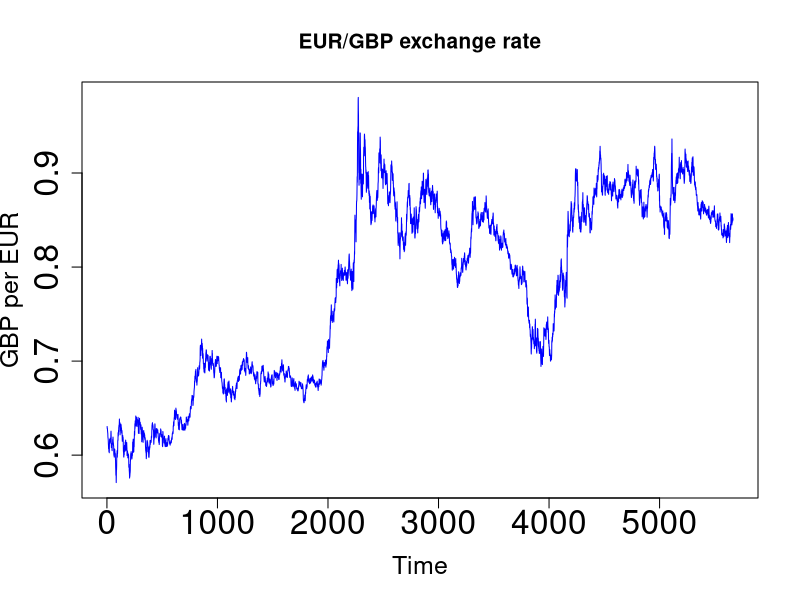
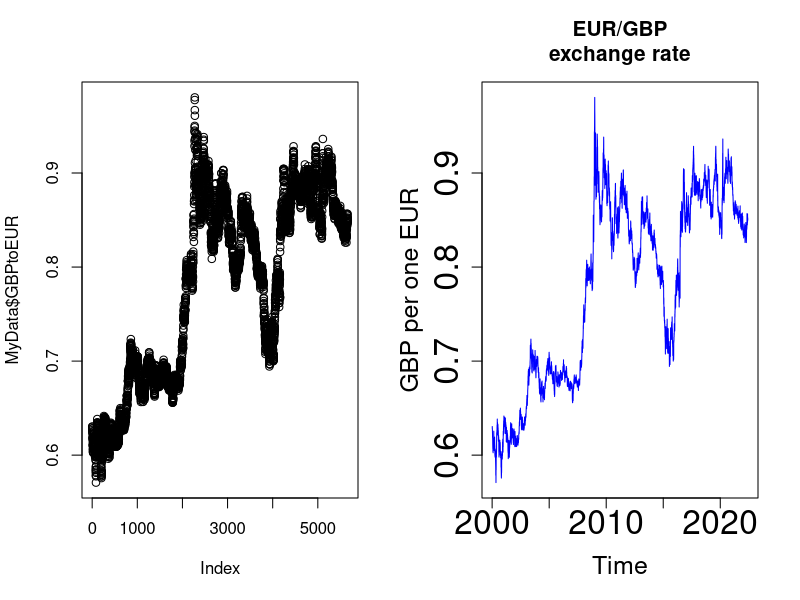
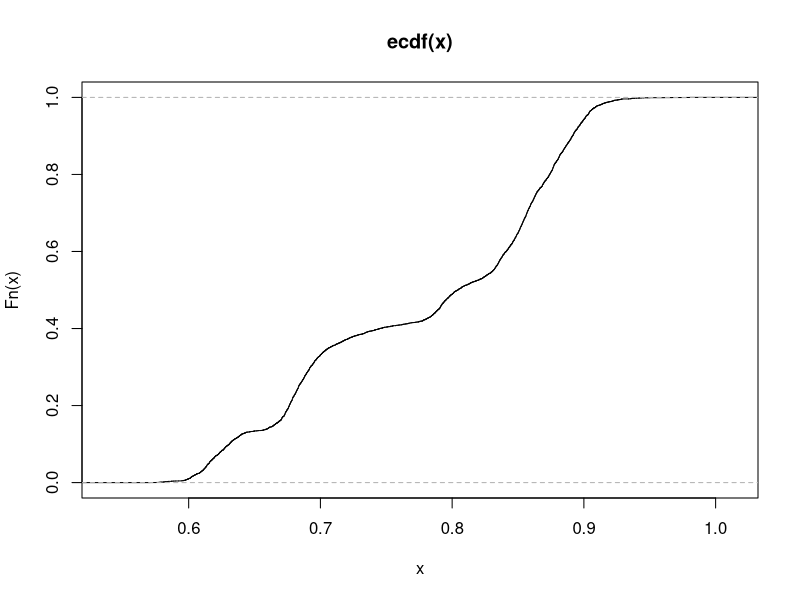
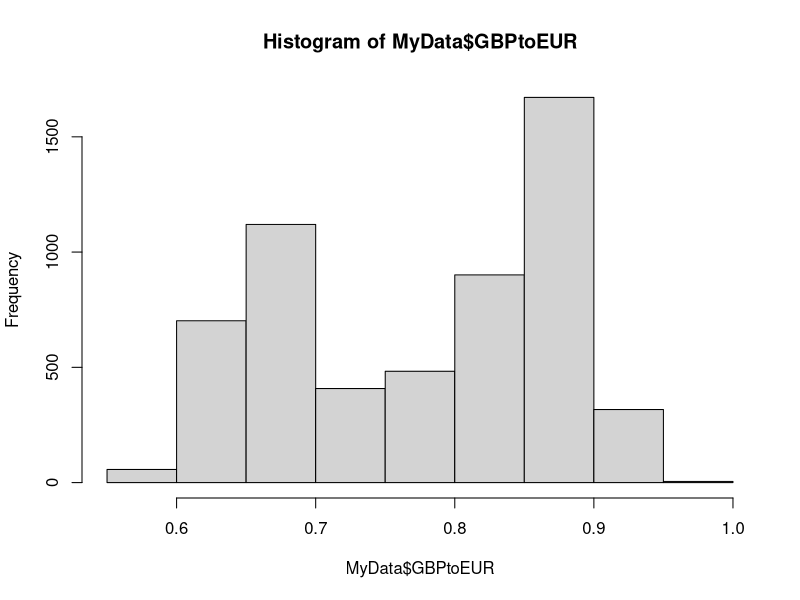
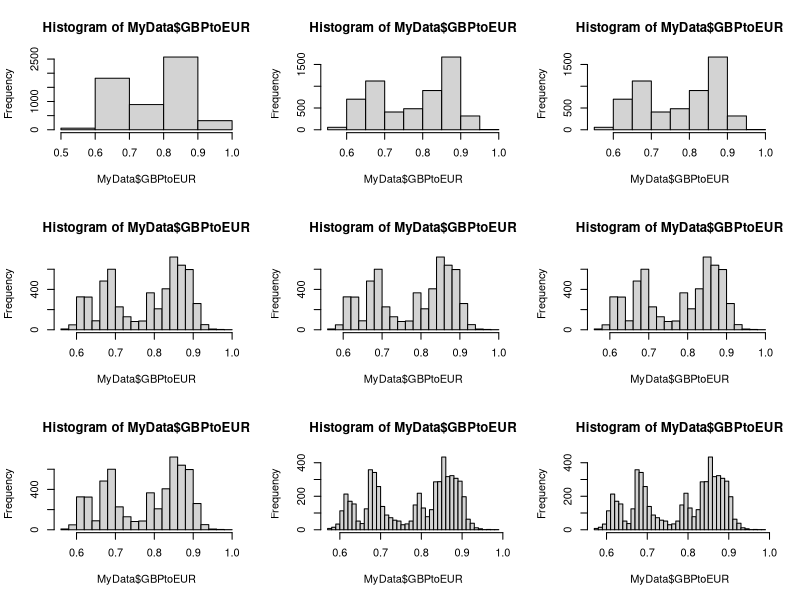

The R script that drew these images, in order:
## ---- chunk 1
MyData <- read.csv("EUR-GBP-Rates.csv", header = TRUE, sep = ",", dec = ".",fileEncoding="UTF-8-BOM")
## ---- chunk 2
View(MyData)
## ---- chunk 3
nrow(MyData)
## ---- chunk 4
str(MyData)
## ---- chunk 5
MyData$GBPtoEUR
MyData[, 3]
## ---- chunk 6
plot(MyData$GBPtoEUR, type = 'l', col = 'blue', main = "EUR/GBP exchange rate", xlab = "Time", ylab = "GBP per EUR", cex.main = 1.25, cex.lab = 1.5, cex.axis = 2)
## ---- chunk 7
par(mfrow=c(1,2))
MyDates = as.Date(MyData$Date, "%d/%m/%Y")
plot(MyData$GBPtoEUR)
plot(MyDates, MyData$GBPtoEUR, type="l",col="blue", main="EUR/GBP
exchange rate", xlab="Time", ylab="GBP per one EUR", cex.main=1.25, cex.lab=1.5, cex.axis=2)
par(mfrow=c(1,1))
## ---- chunk 8
mean(MyData$GBPtoEUR)
## ---- chunk 9
acf(MyData$GBPtoEUR, type = "covariance", plot = FALSE)
## ---- chunk 10
plot.ecdf(MyData$GBPtoEUR)
## ---- chunk 11
hist(MyData$GBPtoEUR)
## ---- chunk 12
par(mfrow=c(3,3))
hist(MyData$GBPtoEUR,breaks=4)
hist(MyData$GBPtoEUR,breaks=8)
hist(MyData$GBPtoEUR,breaks=12)
hist(MyData$GBPtoEUR,breaks=16)
hist(MyData$GBPtoEUR,breaks=20)
hist(MyData$GBPtoEUR,breaks=24)
hist(MyData$GBPtoEUR,breaks=28)
hist(MyData$GBPtoEUR,breaks=32)
hist(MyData$GBPtoEUR,breaks=36)
par(mfrow=c(1,1))
## ---- chunk 13
summary(MyData$GBPtoEUR)
